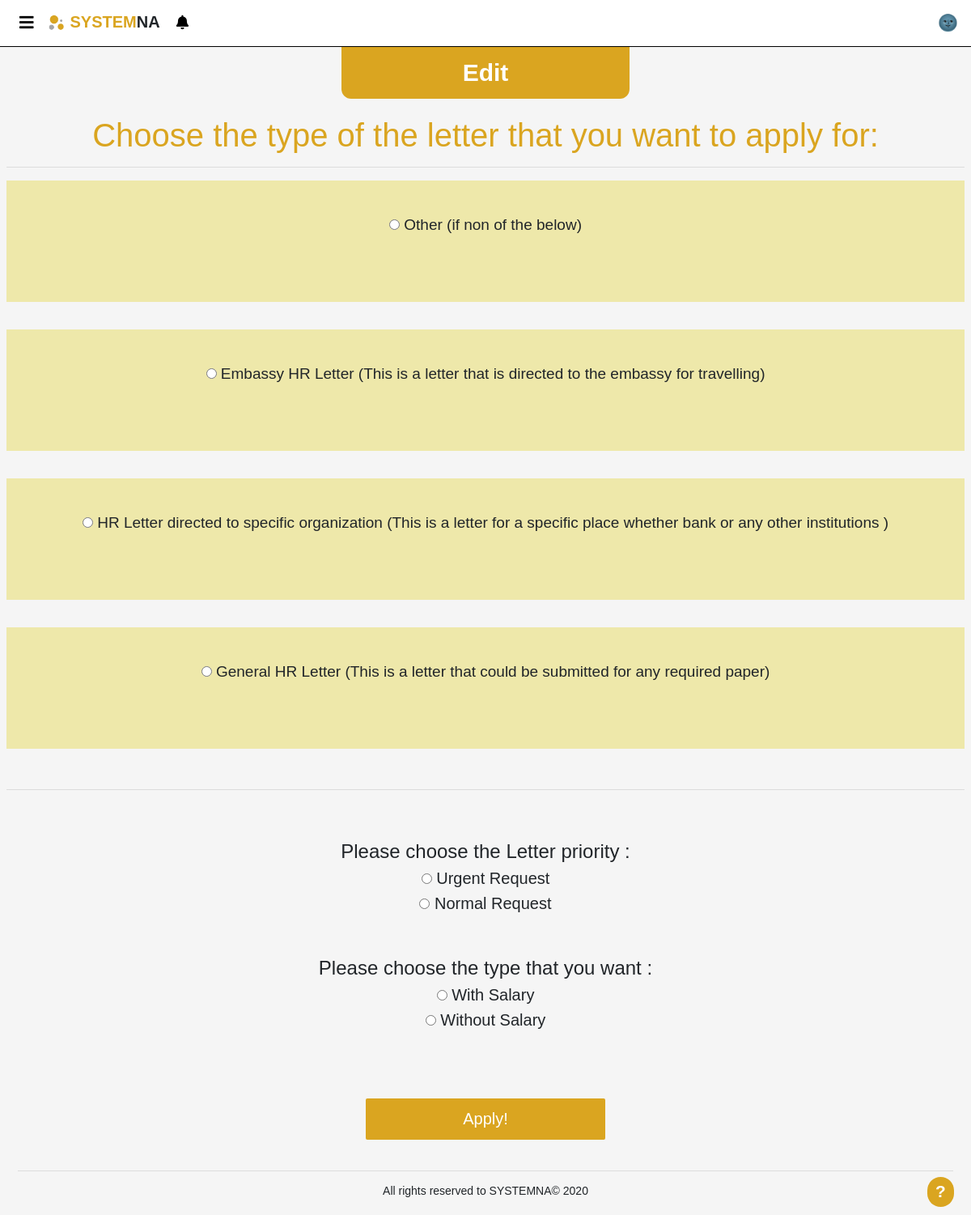
The page /pages/MakeLetter.php (signed in) on the database its author committed.
### tables this page shows
CREATE TABLE `requests_types` (
  `Type_id` int(50) NOT NULL,
  `Name` text NOT NULL,
  `description` text NOT NULL,
  `body` text NOT NULL,
  `additional_info` text NOT NULL
);

### DB/Database.php (called while the page is built, shortened)
<?php
class Database
{
    private $host = 'localhost';
    private $user = 'root';
    private $pass = '';
    private $dbName = 'hr_system';
    private $dbh;
    private $stmt;
    public function __construct()
    {
        $dsn = "mysql:host=".$this->host.";dbname=".$this->dbName;
        $options = array(
            PDO::ATTR_PERSISTENT => true,
            PDO::ATTR_ERRMODE => PDO::ERRMODE_EXCEPTION
        );
        try
        {
            $this->dbh = new PDO($dsn,$this->user,$this->pass,$options);
        }catch(PDOException $e)
        {
            echo "<br><div style='text-align: center;'>ERROR! Please try again later</div>";
            $_SESSION['error'] = 'error in DB';
            error_log("error in DB page");
            exit;
        }
    }
    public function query($sql)
    {
        $this->stmt = $this->dbh->prepare($sql);
    }
    public function execute()
    {
        return $this->stmt->execute();
    }
    public function getdata()
    {
        $this->execute();
        return $this->stmt->fetchAll(PDO::FETCH_OBJ);
    }
    public function numRows()
    {
        return $this->stmt->rowCount();
    }
}
?>

### pages/MakeLetter.php (the view, shortened to what this page needs)
<?php
include "../template/header.php";
?>
<?php
if(isset($_SESSION['type']) && $_SESSION['type']=='admin') {
    echo('<div style="text-align: center; align-self: center;">
    <div style="align: center;" class="pages_edit" id="letter_edit"></div>
    </div>');
}
?>
<div style="text-align: center; align-self: center;" >
    <br>
    <h1 style='color:#DAA520;'> Choose the type of the letter that you want to apply for: </h1>
    <hr>
    <div class="Letterdiv" id="Letterdiv">
        <?php
        try {
            $sql = "SELECT * FROM requests_types";
            $DB->query($sql);
            $DB->execute();
            for($i=0; $i<$DB->numRows(); $i++){
                $x=$DB->getdata();
                $Name=$x[$i]->Name;
                $desc=$x[$i]->description;
                echo "<div id='columnAddRequest' style='background-color: #EEE8AA;'>";
                echo "<br><br>";
                echo "<label><input type='radio' onclick='showfield(this.value)' name='Letterbuttonn' id='buttonsletter' value='$Name'> $Name ($desc) </label>";
                echo'<br>';
                echo "<br><br><br> ";
                echo "<br><br>";
                echo "</div>";
            }
        ?>
        <br>
        <hr>
        <br><br>
        <h4> Please choose the Letter priority : </h4>
        <label><input type="radio" name="Option1" id ="rdbtn1" value="Urgent" required> Urgent Request</label>
        <br>
        <label><input type="radio" name="Option1" id ="rdbtn2" value="Normal"> Normal Request</label>
        <br><br><br>
        <h4> Please choose the type that you want : </h4>
        <label><input type="radio" name="Option" id ="rdbtn3" value="With" required> With Salary</label>
        <br>
        <label><input type="radio" name="Option" id ="rdbtn4" value="Without"> Without Salary</label><br>
        <br><br><br>
        <input type="button" id="applyForLetterBtn" value="Apply!">
    </div>
    <?php
        } catch (Exception $e) {
            echo "<br><div class='alert alert-danger' style='text-align: center;'>ERROR! Please try again later</div>";
            error_log("Error while adding letter");
        }
    ?>
</div>
<?php include "../template/footer.php"; ?>

### css/style.css (style rules this page uses)
* { margin: 0px; font-family: sans-serif; }
#applyForLetterBtn, #editLetterButton, #updateLetter , #AddLetterbtn, #UpBttn { width: 25%; background-color: #daa520; color: white; padding: 14px 20px; margin: 8px 0; border: none; border-radius: 2px; cursor: pointer; }
.Letterdiv { float: left; display: inline-block; width: 100%; }
.pages_edit { display: inline-block; top: 0; z-index: 1; background-color: #daa520; text-align: center; align-content: center; cursor: pointer; color: white; font-size: 1.5em; font-weight: bold; width: 30%; height: 5%; padding: 0.5em; border: none; border-top-right-radius: 0em; border-top-right-radius: 0em; border-bottom-right-radius: 0.4em; border-bottom-left-radius: 0.4em; }
#columnAddRequest { background-color: #f0e68c; border: none; width: 100%; height: 150px; display: inline-block; text-align: center; font-size: 19px; cursor: pointer; }

### css/popup.css (style rules this page uses)
.popup-notification .popup-close:hover , { color:gold; }

### template/help.php (style rules this page uses)
* { line-height: normal !important; }

### rows shown on the page
requests_types: Name "Other", description "if non of the below"
requests_types: Name "Embassy HR Letter", description "This is a letter that is directed to the embassy for travelling"
requests_types: Name "HR Letter directed to specific organization", description "This is a letter for a specific place whether bank or any other institutions"
requests_types: Name "General HR Letter", description "This is a letter that could be submitted for any required paper"
